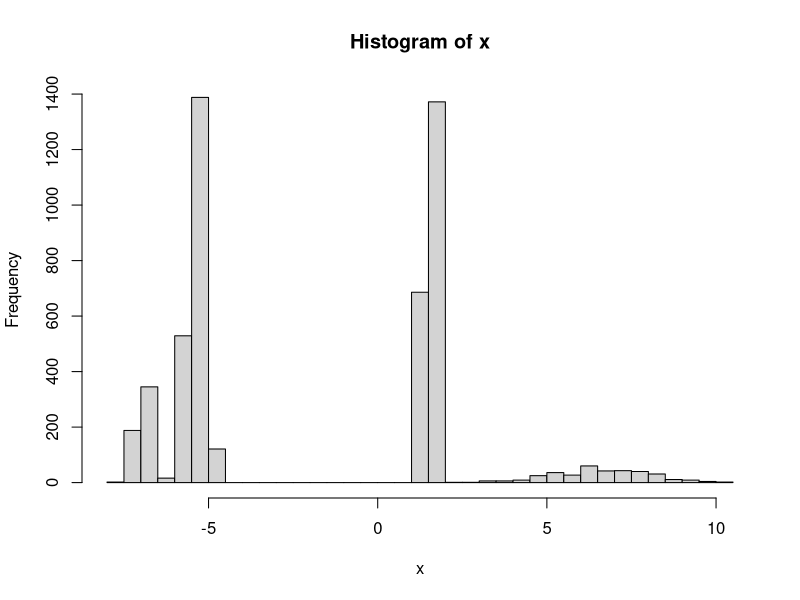

Write the R code that produced this figure.


rdirichlet <- function(a) {
  y <- rgamma(length(a), a, 1)
  return(y / sum(y))
}



N = 5000
K = 5
a = 1.0
b = 2
mu_hat = 0
sd_hat = 10

alpha = 1

pi = rdirichlet(rep(alpha, K))

mu = rep(0L, K)
sigma = rep(0L, K)

for (k in 1:K) {
  sigma[k] = rgamma(1, a, b)
  mu[k] = rnorm(1, mean = mu_hat, sd = sd_hat)
}
z = rep(0, N)
x = rep(0, N)

for (i in 1:N) {
  z[i] = sample(1:K, size=1, replace = TRUE, prob = pi)
  x[i] = rnorm(1, mu[z[i]], sigma[z[i]])
}

hist(x, breaks = 50)